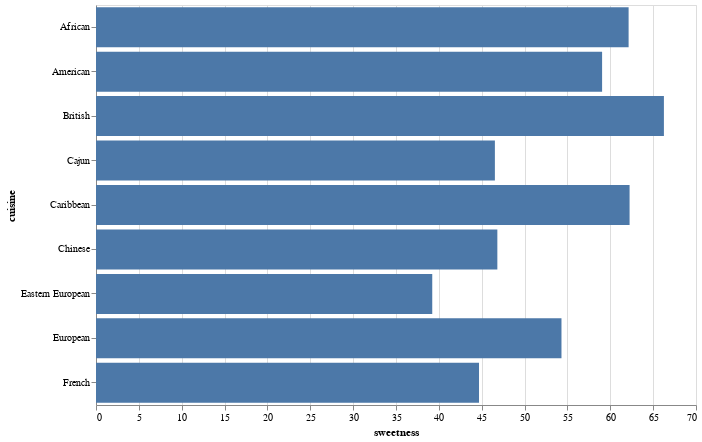

The code cell stored with this chart in its notebook:
### Code cell
## Create bar chart with flavor profiling
## NEED TO UPDATE FOR MULTIPLE CUISINE SELECTION
## NEED TO UPDATE TO DYNAMICALLY SPIT OUT MULTIPLE CHARTS
input_dropdown_cuisine = alt.binding_select(options=taste.cuisine.unique(), name='Cuisines')
selection_cuisine = alt.selection_single(fields=['cuisine'], bind=input_dropdown_cuisine)
alt.data_transformers.enable('default', max_rows=None)
# Create same map as above but with a filter for the flavor
# Layering and configuring the components
chart_sweet = alt.Chart(flavor_grouped_byCuisine).mark_bar(
    ).encode(
        x= 'sweetness:Q',
    y = 'cuisine'
    ).properties(width=600, height=400
).add_selection(
    selection_cuisine
).transform_filter(selection_cuisine)

chart_sweet

### Figure 1 — Vega-Lite specification as saved in the notebook (floating-point values rounded to 4 significant figures)
{"config": {"view": {"continuousWidth": 400, "continuousHeight": 300}}, "data": {"name": "data-26d9721172f9bb699c3606c26d3b0000"}, "mark": "bar", "encoding": {"x": {"field": "sweetness", "type": "quantitative"}, "y": {"field": "cuisine", "type": "nominal"}}, "height": 400, "selection": {"selector118": {"type": "single", "fields": ["cuisine"], "bind": {"input": "select", "options": ["African", "American", "British", "Cajun", "Caribbean", "Chinese", "Eastern European", "European", "French"], "name": "Cuisines"}}}, "transform": [{"filter": {"selection": "selector118"}}], "width": 600, "$schema": "https://vega.github.io/schema/vega-lite/v4.17.0.json", "datasets": {"data-26d9721172f9bb699c3606c26d3b0000": [{"cuisine": "African", "sweetness": 62.14, "saltiness": 67.22, "sourness": 34.87, "bitterness": 28.5, "savoriness": 38.2, "fattiness": 66.1, "spiciness": 552700.0}, {"cuisine": "American", "sweetness": 59.04, "saltiness": 72.92, "sourness": 41.88, "bitterness": 30.36, "savoriness": 43.98, "fattiness": 67.0, "spiciness": 1447000.0}, {"cuisine": "British", "sweetness": 66.26, "saltiness": 44.99, "sourness": 23.4, "bitterness": 17.13, "savoriness": 23.23, "fattiness": 74.43, "spiciness": 60650.0}, {"cuisine": "Cajun", "sweetness": 46.54, "saltiness": 77.78, "sourness": 34.27, "bitterness": 26.87, "savoriness": 46.47, "fattiness": 68.57, "spiciness": 279200.0}, {"cuisine": "Caribbean", "sweetness": 62.25, "saltiness": 60.22, "sourness": 25.63, "bitterness": 22.13, "savoriness": 39.43, "fattiness": 60.23, "spiciness": 689900.0}, {"cuisine": "Chinese", "sweetness": 46.82, "saltiness": 86.89, "sourness": 26.2, "bitterness": 33.45, "savoriness": 53.5, "fattiness": 66.6, "spiciness": 804600.0}, {"cuisine": "Eastern European", "sweetness": 39.23, "saltiness": 95.21, "sourness": 32.92, "bitterness": 29.88, "savoriness": 58.35, "fattiness": 63.78, "spiciness": 199900.0}, {"cuisine": "European", "sweetness": 54.31, "saltiness": 78.69, "sourness": 46.64, "bitterness": 36.21, "savoriness": 45.27, "fattiness": 68.12, "spiciness": 105000.0}, {"cuisine": "French", "sweetness": 44.68, "saltiness": 88.07, "sourness": 34.86, "bitterness": 31.17, "savoriness": 44.66, "fattiness": 70.56, "spiciness": 155900.0}]}}
